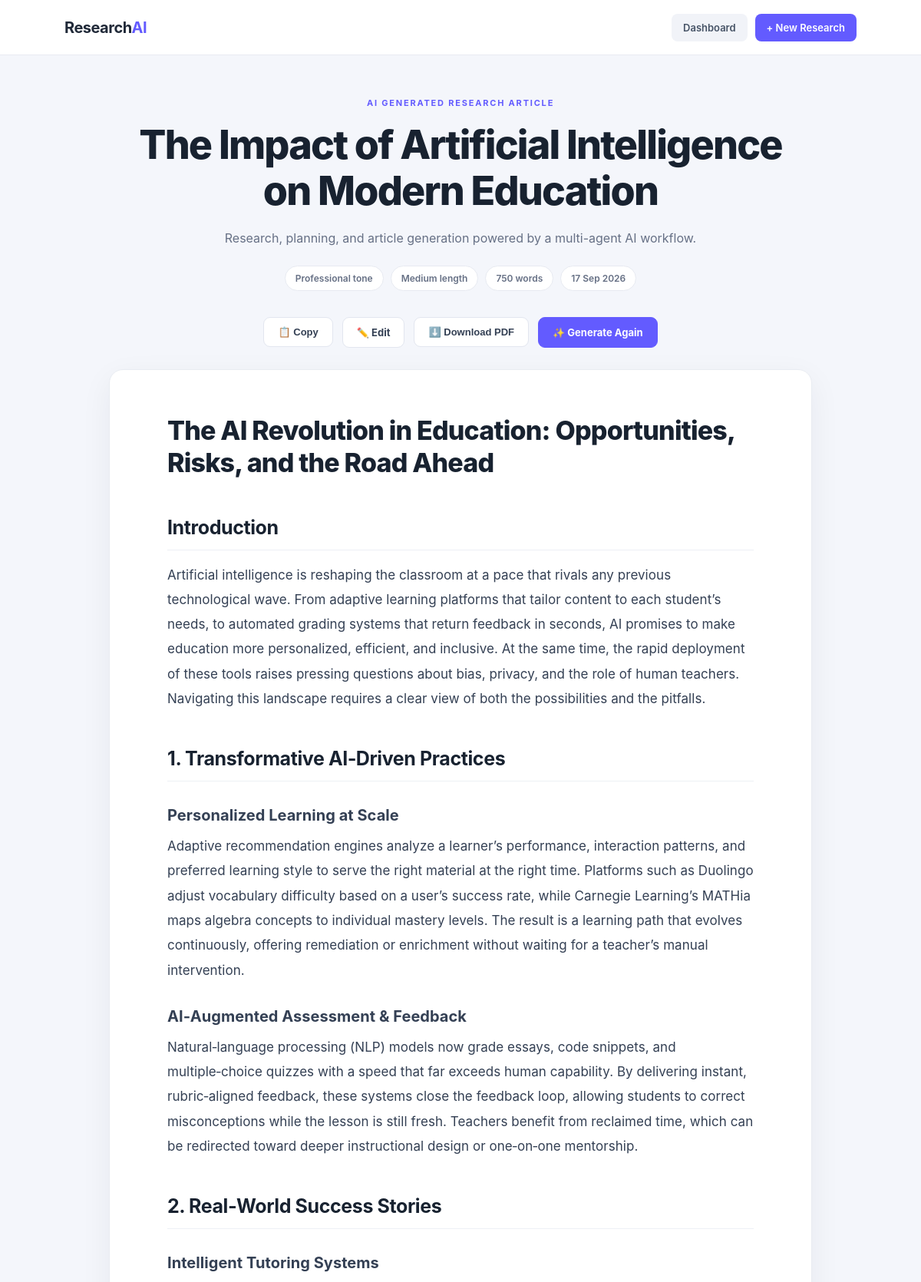
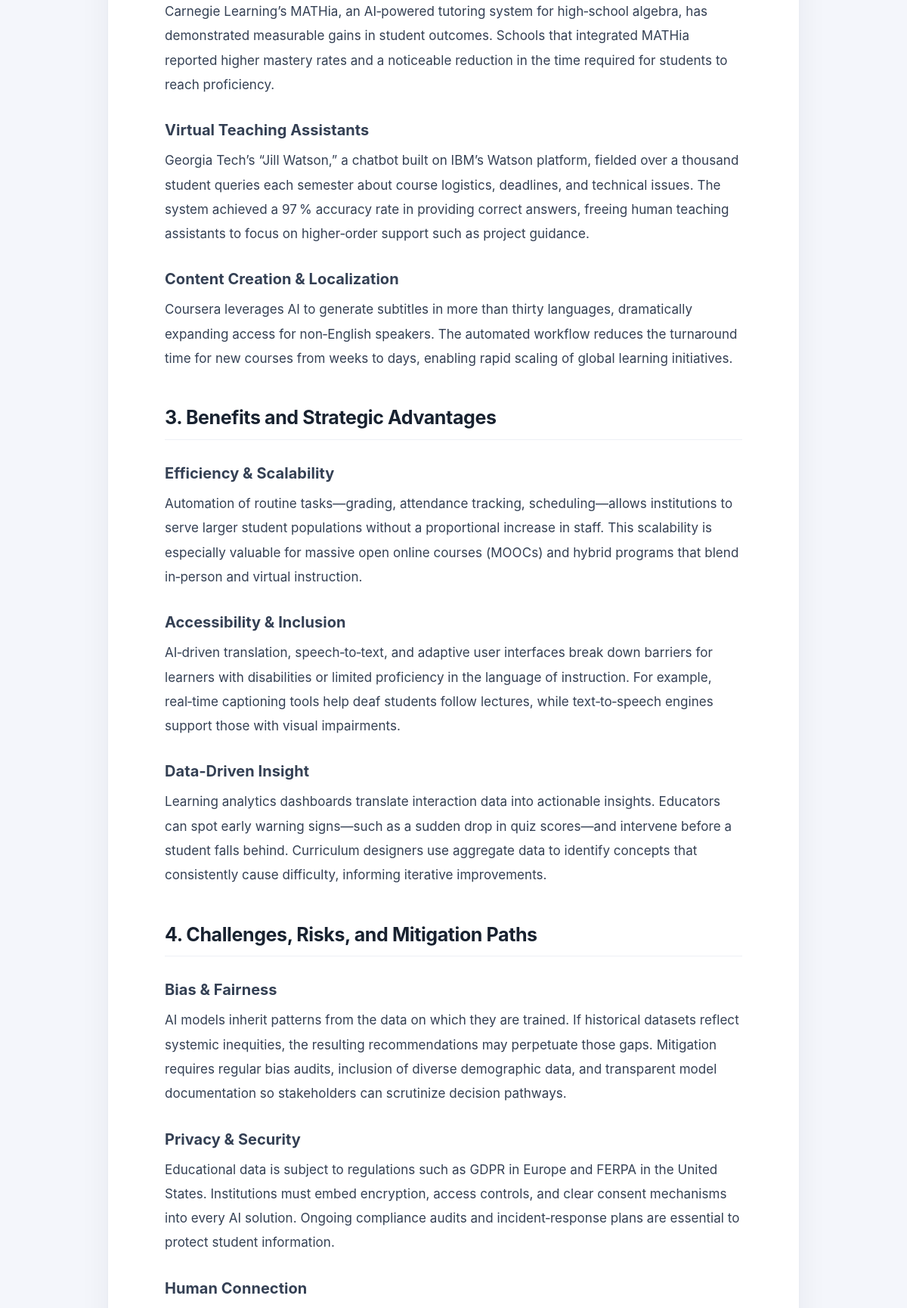
The app's page /research/10/result/ (upper part) with its own data (2 pictures, top to bottom).
### research/models.py (models this page shows, shortened)
class Article(models.Model):
    research = models.OneToOneField(
        Research,
        on_delete=models.CASCADE,
        related_name="article",
    )
    title = models.CharField(max_length=500)
    content = models.TextField()
    created_at = models.DateTimeField(auto_now_add=True)
    updated_at = models.DateTimeField(auto_now=True)
    class Meta:
        ordering = ["-created_at"]

class Research(models.Model):
    LENGTH_CHOICES = [
        ("short", "Short"),
        ("medium", "Medium"),
        ("long", "Long"),
    ]
    TONE_CHOICES = [
        ("professional", "Professional"),
        ("casual", "Casual"),
        ("academic", "Academic"),
        ("friendly", "Friendly"),
    ]
    STATUS_CHOICES = [
          ("pending", "Pending"),
          ("in_progress", "In Progress"),
          ("completed", "Completed"),
          ("failed", "Failed"),
    ]
    STAGE_CHOICES = [
        ("research", "Research Agent"),
        ("planning", "Planning Agent"),
        ("writing", "Writing Agent"),
        ("completed", "Completed"),
        ("failed", "Failed"),
    ]
    topic = models.CharField(max_length=255)
    instructions = models.TextField(blank=True, default="")
    article_length = models.CharField(
        max_length=20,
        choices=LENGTH_CHOICES,
        default="medium",
    )
    tone = models.CharField(
        max_length=20,
        choices=TONE_CHOICES,
        default="professional",
    )
    status = models.CharField(
        max_length=20,
        choices=STATUS_CHOICES,
        default="in_progress",
    )
    current_stage = models.CharField(
        max_length=20,
        choices=STAGE_CHOICES,
        default="research",
    )
    created_at = models.DateTimeField(auto_now_add=True)
    class Meta:
        ordering = ["-created_at"]

### research/views.py (the view)
def result(request, research_id):
    research = get_object_or_404(
        Research,
        id=research_id,
    )
    article = get_object_or_404(
        Article,
        research=research,
    )
    context = {
        "research": research,
        "article": article,
        "word_count": len(
            article.content.split()
        ),
    }
    return render(
        request,
        "result.html",
        context,
    )

### research/templatetags/markdown_extras.py (called while the page is built)
@register.filter
def render_markdown(value):
    if not value:
        return ""
    rendered_html = markdown.markdown(
        value,
        extensions=[
            "extra",
            "sane_lists",
        ],
    )
    return mark_safe(rendered_html)

### templates/result.html (shortened to what this page needs)
{% load markdown_extras %}
<!DOCTYPE html>
<html lang="en">
<head>
</head>
<body>
    <div class="page-wrapper">
        <nav class="navbar">
            <div class="brand">
                Research<span>AI</span>
            </div>
            <div class="nav-actions">
                <a
                    href="{% url 'dashboard' %}"
                    class="nav-button secondary">
                    Dashboard
                </a>
                <a
                    href="{% url 'new_research' %}"
                    class="nav-button primary">
                    + New Research
                </a>
            </div>
        </nav>
        <main class="main-container">
            <div class="eyebrow">
                AI Generated Research Article
            </div>
            <header class="article-header">
                <h1>{{ article.title }}</h1>
                <p class="article-subtitle">
                    Research, planning, and article generation powered by
                    a multi-agent AI workflow.
                </p>
                <div class="metadata">
                    <span>{{ research.get_tone_display }} tone</span>
                    <span>{{ research.get_article_length_display }} length</span>
                    <span>{{ word_count }} words</span>
                    <span>{{ article.created_at|date:"d M Y" }}</span>
                </div>
            </header>
            <div class="article-actions">
                <button
                    type="button"
                    class="action-button"
                    onclick="copyArticle()">
                    📋 Copy
                </button>
                <a
                    href="{% url 'edit_article' article_id=article.id %}"
                    class="action-button">
                    ✏️ Edit
                </a>
                <button
                    type="button"
                    class="action-button"
                    onclick="downloadArticle()">
                    ⬇️ Download PDF
                </button>
                <a
                    href="{% url 'new_research' %}"
                    class="action-button primary-action">
                    ✨ Generate Again
                </a>
            </div>
            <article class="article-paper">
                <div class="article-content">
                    {{ article.content|render_markdown }}
                </div>
            </article>
        </main>
    </div>
</body>
</html>

### templates/result.html (style rules this page uses)
* { box-sizing: border-box; }
body { margin: 0; background: #f4f6fb; color: #202938; font-family: Inter, -apple-system, BlinkMacSystemFont, "Segoe UI", Roboto, Arial, sans-serif; }
.page-wrapper { min-height: 100vh; }
.navbar { height: 72px; background: #ffffff; border-bottom: 1px solid #e8ebf2; display: flex; align-items: center; justify-content: space-between; padding: 0 7%; }
.brand { font-size: 20px; font-weight: 750; color: #202938; letter-spacing: -0.5px; }
.brand span { color: #635bff; }
.nav-actions { display: flex; gap: 10px; }
.nav-button { text-decoration: none; padding: 10px 15px; border-radius: 8px; font-size: 13px; font-weight: 600; transition: 0.2s ease; }
.nav-button.secondary { color: #475467; background: #f1f3f8; }
.nav-button.primary { color: #ffffff; background: #635bff; }
.main-container { max-width: 960px; margin: 0 auto; padding: 55px 22px 80px; }
.eyebrow { text-align: center; color: #635bff; text-transform: uppercase; letter-spacing: 1.8px; font-size: 11px; font-weight: 750; margin-bottom: 18px; }
.article-header { text-align: center; margin-bottom: 34px; }
.article-header h1 { margin: 0 auto; max-width: 850px; font-size: clamp(32px, 5vw, 52px); line-height: 1.15; letter-spacing: -1.8px; font-weight: 800; color: #182230; }
.article-subtitle { margin: 18px auto 0; max-width: 700px; color: #667085; font-size: 16px; line-height: 1.7; }
.metadata { display: flex; justify-content: center; align-items: center; flex-wrap: wrap; gap: 9px; margin-top: 22px; }
.metadata span { background: #ffffff; border: 1px solid #e7eaf1; color: #667085; padding: 8px 13px; border-radius: 30px; font-size: 12px; font-weight: 600; }
.article-actions { display: flex; justify-content: center; align-items: center; flex-wrap: wrap; gap: 12px; margin: 0 0 28px; }
.action-button { border: 1px solid #e2e6ef; background: #ffffff; color: #344054; padding: 11px 18px; border-radius: 9px; font-size: 13px; font-weight: 650; cursor: pointer; text-decoration: none; transition: 0.2s ease; display: inline-flex; align-items: center; gap: 7px; }
.action-button.primary-action { background: #635bff; color: #ffffff; border-color: #635bff; }
.article-paper { background: #ffffff; border: 1px solid #e9ecf2; border-radius: 18px; padding: 58px 75px; box-shadow: 0 12px 40px rgba(31, 41, 55, 0.06); }
.article-content { color: #344054; font-size: 17px; line-height: 1.9; letter-spacing: 0.05px; }
.article-content h1 { color: #182230; font-size: 34px; line-height: 1.25; letter-spacing: -0.8px; margin: 0 0 28px; font-weight: 800; }
.article-content h2 { color: #182230; font-size: 25px; line-height: 1.35; letter-spacing: -0.4px; margin: 46px 0 16px; font-weight: 750; border-bottom: 1px solid #edf0f5; padding-bottom: 11px; }
.article-content h3 { color: #344054; font-size: 20px; line-height: 1.4; margin: 30px 0 10px; font-weight: 700; }
.article-content p { margin: 0 0 21px; }

### records on screen
Article: title "The Impact of Artificial Intelligence on Modern Education", created_at "17 Sep 2026", content|render_markdown "The AI Revolution in Education: Opportunities, Risks, and the Road Ahead Introduction Artificial intelligence is reshaping the classroom at a pace that rivals any previous technological wave. From adaptive learning platforms that tailor content to each student’s needs, to automated grading systems that return feedback in seconds, AI promises to make education more personalized, efficient, and inclusive. At the same time, the rapid deployment of these tools raises pressing questions about bias, privacy, and the role of human teachers. Navigating this landscape requires a clear view of both the possibilities and the pitfalls. 1. Transformative AI‑Driven Practices Personalized Learning at…"
Research: tone "Professional", article_length "Medium"

### other values on screen
{{ word_count }} "750"
